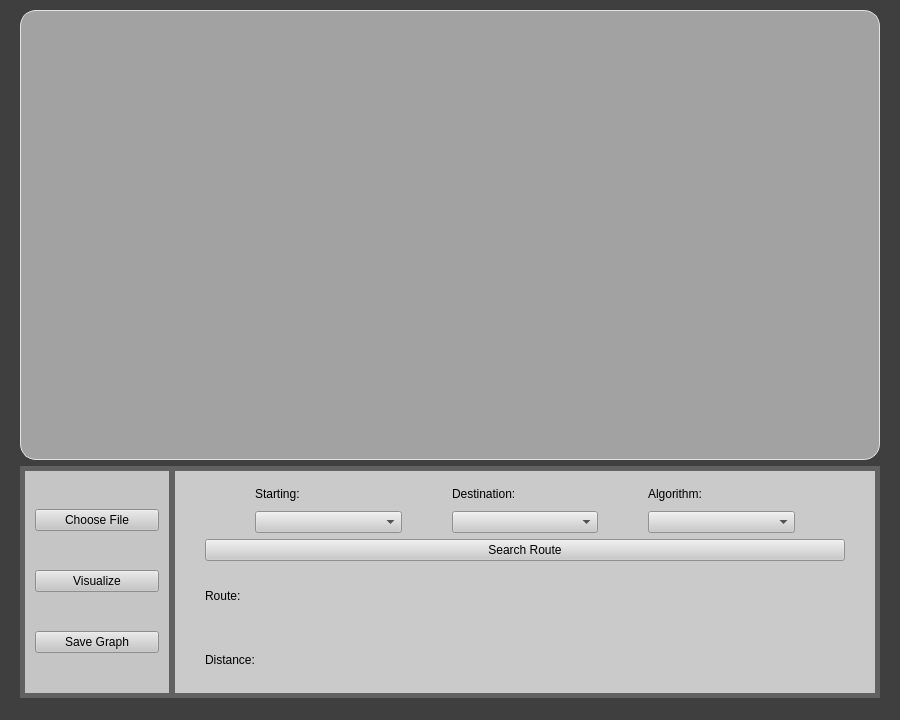
<?xml version="1.0" encoding="UTF-8"?>
<ui version="4.0">
 <class>MainWindow</class>
 <widget class="QMainWindow" name="MainWindow">
  <property name="enabled">
   <bool>true</bool>
  </property>
  <property name="geometry">
   <rect>
    <x>0</x>
    <y>0</y>
    <width>900</width>
    <height>720</height>
   </rect>
  </property>
  <property name="minimumSize">
   <size>
    <width>900</width>
    <height>720</height>
   </size>
  </property>
  <property name="windowTitle">
   <string>MainWindow</string>
  </property>
  <property name="autoFillBackground">
   <bool>false</bool>
  </property>
  <property name="styleSheet">
   <string notr="true">background-color: rgb(63, 63, 63);</string>
  </property>
  <property name="animated">
   <bool>true</bool>
  </property>
  <property name="documentMode">
   <bool>false</bool>
  </property>
  <property name="tabShape">
   <enum>QTabWidget::Rounded</enum>
  </property>
  <widget class="QWidget" name="centralwidget">
   <property name="enabled">
    <bool>true</bool>
   </property>
   <layout class="QVBoxLayout" name="verticalLayout_5">
    <property name="leftMargin">
     <number>20</number>
    </property>
    <property name="topMargin">
     <number>10</number>
    </property>
    <property name="rightMargin">
     <number>20</number>
    </property>
    <property name="bottomMargin">
     <number>0</number>
    </property>
    <item>
     <widget class="QWidget" name="verticalWidget_2" native="true">
      <property name="minimumSize">
       <size>
        <width>720</width>
        <height>450</height>
       </size>
      </property>
      <property name="styleSheet">
       <string notr="true">QWidget {
  background-color: rgb(162, 162, 162);
  border-radius: 16px;
  border: 1px solid #e0e4e7;
}
</string>
      </property>
      <layout class="QVBoxLayout" name="verticalLayout_4">
       <item>
        <layout class="QVBoxLayout" name="verticalLayout_6">
         <property name="spacing">
          <number>8</number>
         </property>
         <property name="leftMargin">
          <number>5</number>
         </property>
         <property name="topMargin">
          <number>5</number>
         </property>
         <property name="rightMargin">
          <number>5</number>
         </property>
         <property name="bottomMargin">
          <number>5</number>
         </property>
        </layout>
       </item>
      </layout>
     </widget>
    </item>
    <item>
     <widget class="QWidget" name="horizontalWidget" native="true">
      <property name="minimumSize">
       <size>
        <width>0</width>
        <height>0</height>
       </size>
      </property>
      <property name="styleSheet">
       <string notr="true">background-color: rgb(97, 97, 97);
</string>
      </property>
      <layout class="QHBoxLayout" name="horizontalLayout_2">
       <property name="leftMargin">
        <number>5</number>
       </property>
       <property name="topMargin">
        <number>5</number>
       </property>
       <property name="rightMargin">
        <number>5</number>
       </property>
       <property name="bottomMargin">
        <number>5</number>
       </property>
       <item>
        <widget class="QWidget" name="verticalWidget_2" native="true">
         <property name="styleSheet">
          <string notr="true">background-color: rgb(197, 197, 197);</string>
         </property>
         <layout class="QVBoxLayout" name="verticalLayout_3">
          <property name="leftMargin">
           <number>10</number>
          </property>
          <property name="topMargin">
           <number>5</number>
          </property>
          <property name="rightMargin">
           <number>10</number>
          </property>
          <property name="bottomMargin">
           <number>5</number>
          </property>
          <item>
           <widget class="QPushButton" name="pushButton">
            <property name="text">
             <string>Choose File</string>
            </property>
           </widget>
          </item>
          <item>
           <widget class="QPushButton" name="pushButton_2">
            <property name="text">
             <string>Visualize</string>
            </property>
           </widget>
          </item>
          <item>
           <widget class="QPushButton" name="pushButton_3">
            <property name="text">
             <string>Save Graph</string>
            </property>
           </widget>
          </item>
         </layout>
        </widget>
       </item>
       <item>
        <widget class="QWidget" name="verticalWidget" native="true">
         <property name="minimumSize">
          <size>
           <width>700</width>
           <height>0</height>
          </size>
         </property>
         <property name="styleSheet">
          <string notr="true">background-color: rgb(202, 202, 202);</string>
         </property>
         <layout class="QVBoxLayout" name="verticalLayout">
          <property name="leftMargin">
           <number>30</number>
          </property>
          <property name="topMargin">
           <number>5</number>
          </property>
          <property name="rightMargin">
           <number>30</number>
          </property>
          <property name="bottomMargin">
           <number>5</number>
          </property>
          <item>
           <layout class="QHBoxLayout" name="horizontalLayout_3">
            <property name="spacing">
             <number>50</number>
            </property>
            <property name="leftMargin">
             <number>50</number>
            </property>
            <property name="rightMargin">
             <number>50</number>
            </property>
            <item>
             <layout class="QVBoxLayout" name="verticalLayout_9">
              <property name="spacing">
               <number>0</number>
              </property>
              <item>
               <widget class="QLabel" name="label">
                <property name="text">
                 <string>Starting:</string>
                </property>
               </widget>
              </item>
              <item>
               <widget class="QComboBox" name="comboBox"/>
              </item>
             </layout>
            </item>
            <item>
             <layout class="QVBoxLayout" name="verticalLayout_7">
              <property name="spacing">
               <number>0</number>
              </property>
              <item>
               <widget class="QLabel" name="label_2">
                <property name="text">
                 <string>Destination:</string>
                </property>
               </widget>
              </item>
              <item>
               <widget class="QComboBox" name="comboBox_2"/>
              </item>
             </layout>
            </item>
            <item>
             <layout class="QVBoxLayout" name="verticalLayout_2">
              <property name="spacing">
               <number>0</number>
              </property>
              <item>
               <widget class="QLabel" name="label_5">
                <property name="text">
                 <string>Algorithm:</string>
                </property>
               </widget>
              </item>
              <item>
               <widget class="QComboBox" name="comboBox_3"/>
              </item>
             </layout>
            </item>
           </layout>
          </item>
          <item>
           <widget class="QPushButton" name="pushButton_4">
            <property name="enabled">
             <bool>true</bool>
            </property>
            <property name="sizePolicy">
             <sizepolicy hsizetype="Minimum" vsizetype="Fixed">
              <horstretch>0</horstretch>
              <verstretch>0</verstretch>
             </sizepolicy>
            </property>
            <property name="text">
             <string>Search Route</string>
            </property>
           </widget>
          </item>
          <item>
           <widget class="QLabel" name="label_3">
            <property name="text">
             <string>Route:</string>
            </property>
            <property name="margin">
             <number>10</number>
            </property>
           </widget>
          </item>
          <item>
           <widget class="QLabel" name="label_4">
            <property name="text">
             <string>Distance:</string>
            </property>
            <property name="margin">
             <number>10</number>
            </property>
           </widget>
          </item>
         </layout>
        </widget>
       </item>
      </layout>
     </widget>
    </item>
   </layout>
  </widget>
  <widget class="QMenuBar" name="menubar">
   <property name="geometry">
    <rect>
     <x>0</x>
     <y>0</y>
     <width>900</width>
     <height>26</height>
    </rect>
   </property>
  </widget>
  <widget class="QStatusBar" name="statusbar"/>
 </widget>
 <resources/>
 <connections/>
</ui>
